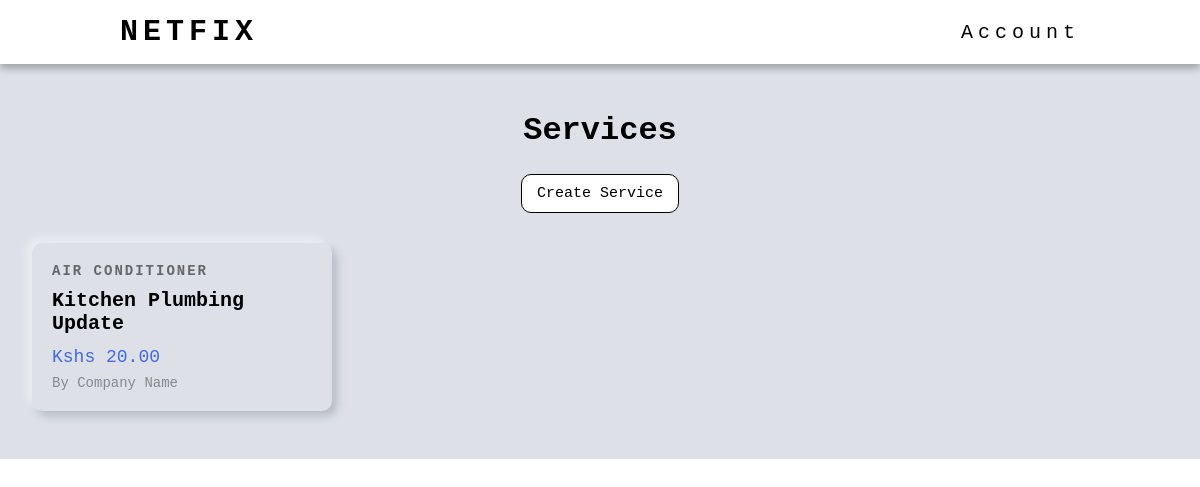
Page /services/ on the committed database.
### services/models.py (models this page shows, shortened)
class Service(models.Model):
    name = models.CharField(max_length=40)
    description = models.TextField()
    price_hr = models.DecimalField(decimal_places=2, max_digits=100)
    choices = (
        ('Air Conditioner', 'Air Conditioner'),
        ('Carpentry', 'Carpentry'),
        ('Electricity', 'Electricity'),
        ('Gardening', 'Gardening'),
        ('Home Machines', 'Home Machines'),
        ('House Keeping', 'House Keeping'),
        ('Interior Design', 'Interior Design'),
        ('Locks', 'Locks'),
        ('Painting', 'Painting'),
        ('Plumbing', 'Plumbing'),
        ('Water Heaters', 'Water Heaters'),
    )
    field = models.CharField(max_length=30, blank=False, null=False, default="", choices=choices)
    date = models.DateTimeField(auto_now=True, null=False)
    id = models.UUIDField(default=uuid.uuid4, unique=True, primary_key=True, editable=False)

### services/views.py (the view)
# urls.py: path("", v.service_list, name="service_list"),
def service_list(request):
    services = Service.objects.all().order_by("-date")
    context = {
        "services" : services
    }
    return render(request, 'services/services.html', context)

### services/templates/services/services.html (shortened to what this page needs)
{% extends 'main/base.html' %}
{% block content %}
<div class="services-header">
    <h1>Services</h1>
    <a class="btn-link" href="{% url 'service_create' %}">Create Service</a>
</div>
<div class="services-grid">
    {% for service in services %}
    <a href="{% url 'index' service.id %}" class="service-card">
        <div class="card-content">
            <div class="service-category">{{ service.field }}</div>
            <h2 class="service-name">{{ service.name }}</h2>
            <div class="service-price">Kshs {{ service.price_hr }}</div>
            <div class="service-company">by company name</div>
        </div>
    </a>
    {% endfor %}
</div>
{% endblock content %}

### static/css/style.css (style rules this page uses)
* { margin: 0; padding: 0; box-sizing: border-box; font-family: 'Courier New', Courier, monospace; }
a { text-decoration: none; color: black; }
.services-grid { display: grid; grid-template-columns: repeat(auto-fill, minmax(300px, 1fr)); gap: 25px; }
.services-header { display: flex; align-items: center; justify-content: center; flex-direction: column; margin-bottom: 25px; }
.btn-link { background-color: white; margin: 5px; border: 1px, solid black; padding: 10px 15px; border-radius: 10px; font-size: 15px; margin-top: 25px; cursor: pointer; color: black; text-decoration: none; }
.service-card { width: 300px; border-radius: 10px; box-shadow: -5px -5px 9px rgba(255,255,255,0.45), 5px 5px 9px rgba(94,104,121,0.3); transition: transform 0.3s; cursor: pointer; text-decoration: none; color: black; display: block; }
.card-content { padding: 20px; }
.service-category { font-size: 14px; font-weight: 800; color: #666; margin-bottom: 10px; text-transform: uppercase; letter-spacing: 2px; }
.service-name { font-size: 20px; text-transform: capitalize; font-weight: bold; margin-bottom: 12px; }
.service-price { font-size: 18px; color: royalblue; margin-bottom: 8px; }
.service-company { font-size: 14px; text-transform: capitalize; color: #888; }

### rows in the picture
Service: field "AIR CONDITIONER", name "Kitchen Plumbing Update", price_hr "20.00"
